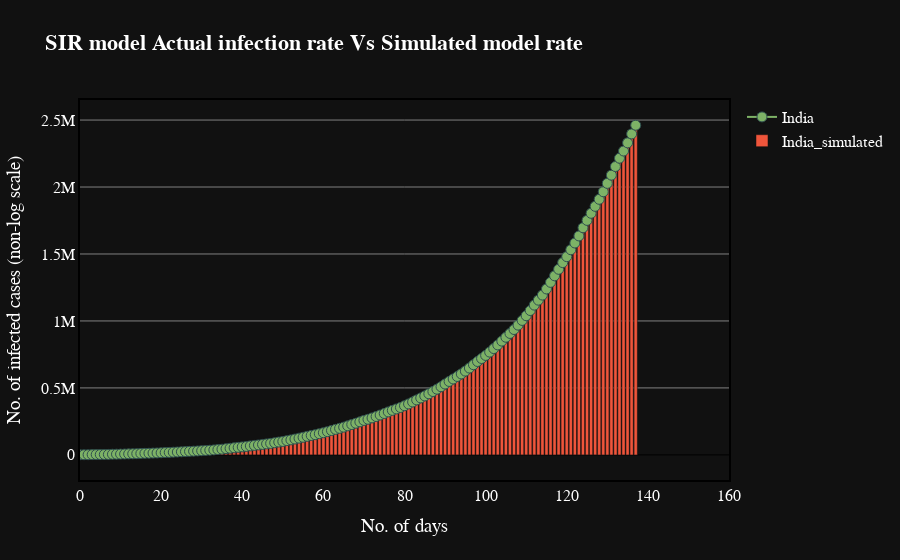

Source (notebook cell):
### Markdown cell above
# Dashboard

### Code cell
import dash
dash.__version__
import dash_core_components as dcc
import dash_html_components as html
from dash.dependencies import Input, Output,State

import plotly.graph_objects as go
import plotly.express as px

%matplotlib inline
import matplotlib as mpl
import matplotlib.pyplot as plt

import seaborn as sns


# Load processed file 
# df_plot=pd.read_csv('../data/processed/dynamic_model.csv', sep=';')  
df_plot = dynamic_model.copy()
# load ro, beta, gamma values as hyperparameters
# with open('../data/processed/hyderparamters.pkl', 'rb') as f:
#     hyperparamters = pickle.load(f)

    
## Dashboard visual board ##
fig = go.Figure()

# Add traces
fig.add_trace(go.Scatter(x=df_plot.index, y=df_plot.India_ydata,
                    mode='lines+markers', name='India',
                         marker=dict(
                     color='rgb(125, 178, 102)',
                     size=10,
                     line=dict(
                        color='DarkSlateGrey',
                        width=1
                      ),
                    
                         )))
              
# fig.add_trace(go.Scatter(x=df_plot.index, y=df_plot.India_fitted,
#                     mode='lines+markers',
#                     name='India_simulated'))

fig.add_bar(x = df_plot.index, y=df_plot.India_fitted,
#                     mode='lines+markers',
                    name='India_simulated'
                    )




fig.update_layout(
    title='<b>SIR model Actual infection rate Vs Simulated model rate</b>',
    xaxis_title='No. of days',
    yaxis_title='No. of infected cases (non-log scale)',
    template = 'plotly_dark',
    font=dict(
         family='Verdana',
         size=16,
         color='white'
    )
)
fig.update_xaxes(showline=True,
                 linewidth=2,
                 linecolor='black',
                 mirror=True,
                 showgrid=False,
                 zerolinecolor='white',
                 zerolinewidth=1,
                 range=[0, 160])
fig.update_yaxes(showline=True,
                 linewidth=2,
                 linecolor='black',
                 mirror=True,
                 showgrid=True,
                 gridwidth=1,
                 gridcolor='grey',
                 zerolinecolor='black',
                 zerolinewidth=1,
#                  range=[-10000, 3000000]
                )
fig.show()

app = dash.Dash()
app.layout = html.Div([
      dcc.Markdown('''
    #  Applied Data Science on COVID-19 data - SIR model

    In the dashboard, the SIR model is used for calculation for dynamic simulated infection spread. 
    The simulated values of curve are obtained after finding optimized values of infection rate and recovery rate as interval fit to data for every 7 days.

    '''),
    dcc.Graph(figure=fig)
])

app.run_server(debug=True, use_reloader=False)  # Turn off reloader if inside Jupyter

### Figure 1 — Plotly figure (JSON) as saved in the notebook; plotly's stock layout.template omitted (floating-point values rounded to 4 significant figures; data arrays with more than 128 entries replaced by an {"elided": "..."} marker saying what was removed)
{"data": [{"marker": {"color": "rgb(125, 178, 102)", "line": {"color": "DarkSlateGrey", "width": 1}, "size": 10}, "mode": "lines+markers", "name": "India", "type": "scatter", "x": {"elided": "138 int values"}, "y": {"elided": "138 int values"}}, {"name": "India_simulated", "type": "bar", "x": {"elided": "138 int values"}, "y": {"elided": "138 float values"}}], "layout": {"font": {"color": "white", "family": "Verdana", "size": 16}, "title": {"text": "<b>SIR model Actual infection rate Vs Simulated model rate</b>"}, "xaxis": {"linecolor": "black", "linewidth": 2, "mirror": true, "range": [0, 160], "showgrid": false, "showline": true, "title": {"text": "No. of days"}, "zerolinecolor": "white", "zerolinewidth": 1}, "yaxis": {"gridcolor": "grey", "gridwidth": 1, "linecolor": "black", "linewidth": 2, "mirror": true, "showgrid": true, "showline": true, "title": {"text": "No. of infected cases (non-log scale)"}, "zerolinecolor": "black", "zerolinewidth": 1}}}
